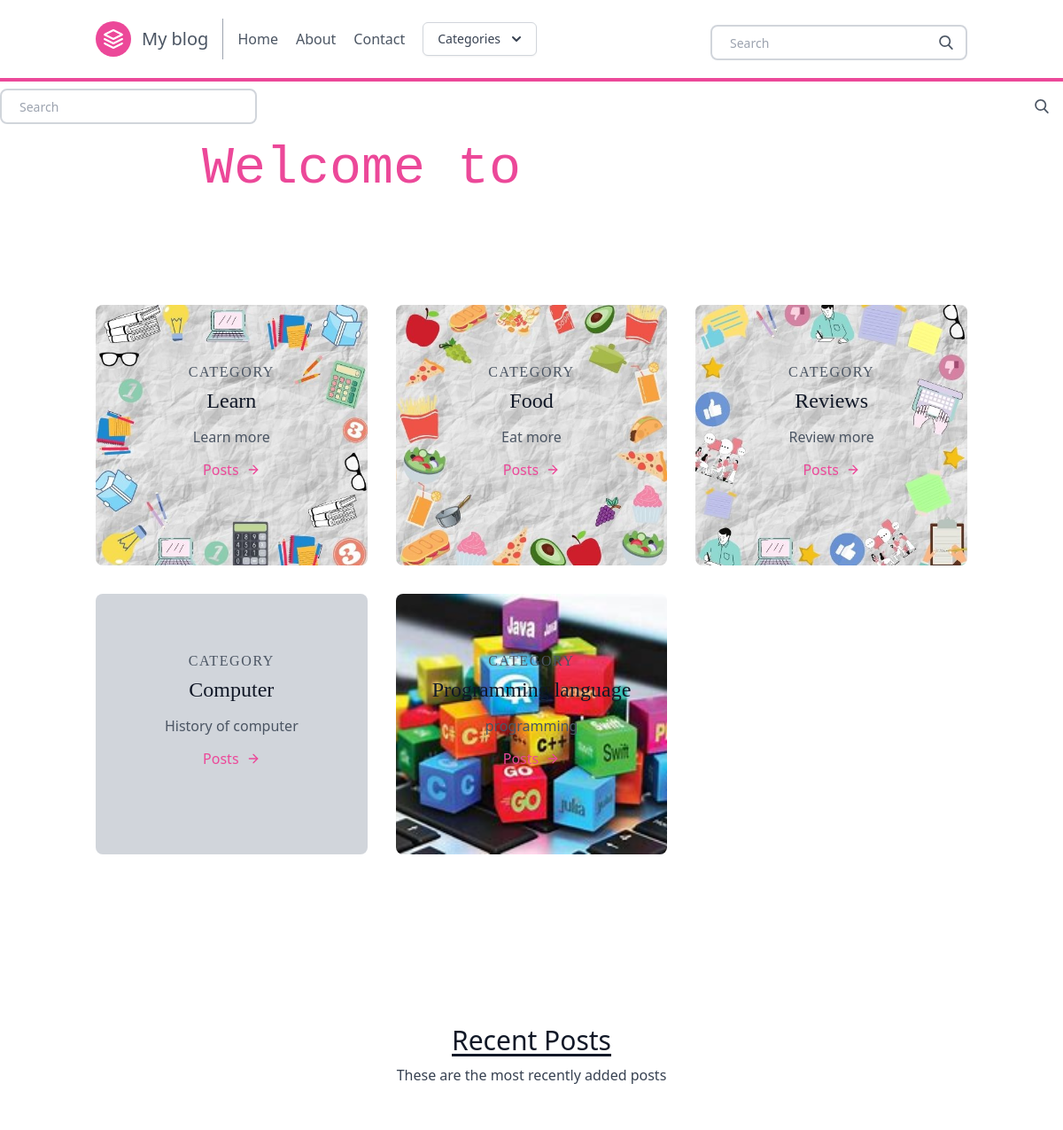
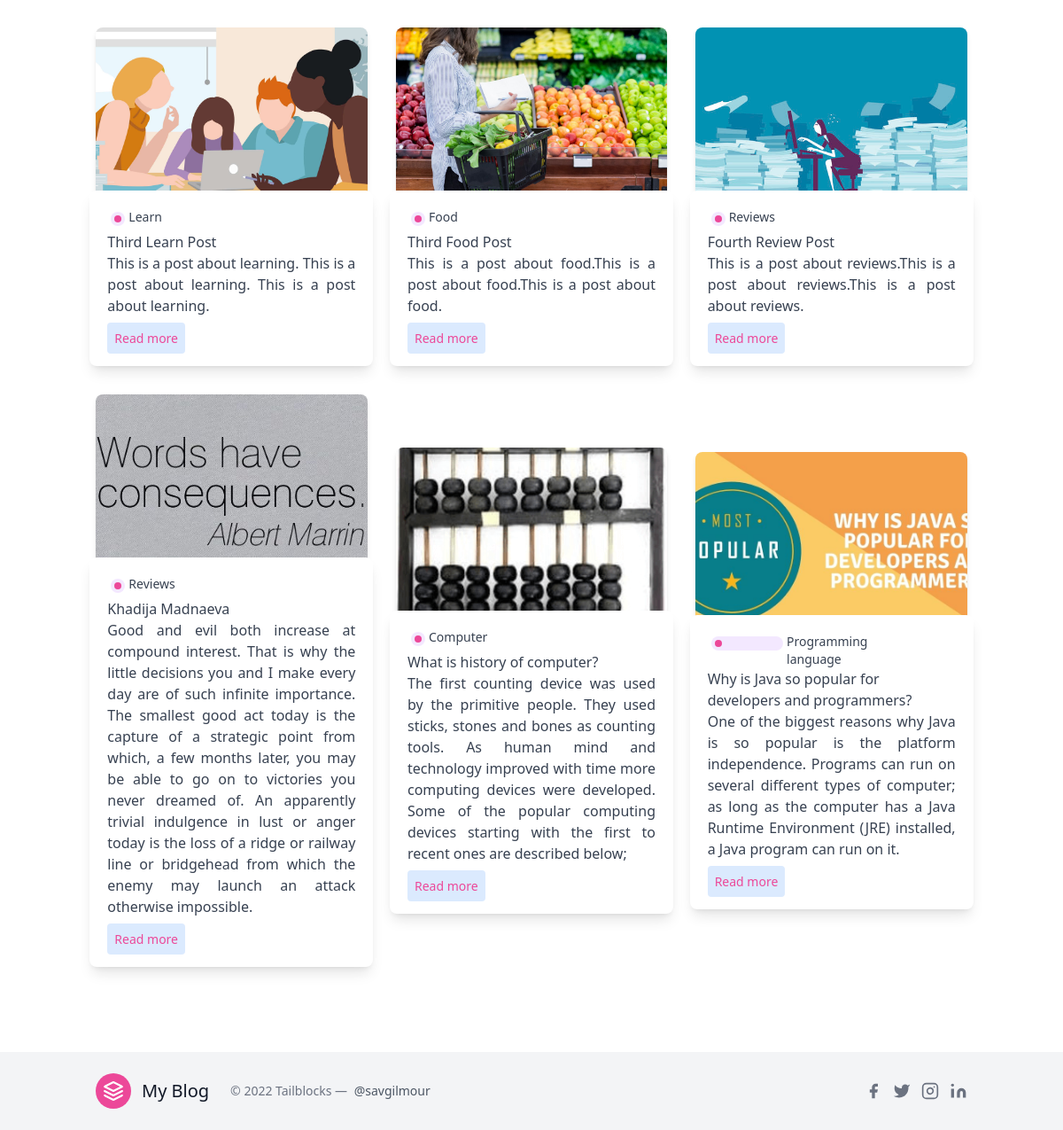
The page / on the database its author committed (2 pictures, top to bottom).
### posts/models.py (models this page shows, shortened)
class Category(models.Model):
    title = models.CharField(max_length=20)
    subtitle = models.CharField(max_length=20)
    slug = models.SlugField()
    thumbnail = models.ImageField()

class Post(models.Model):
    title = models.CharField(max_length=100)
    slug = models.SlugField()
    overview = models.TextField()
    timestamp = models.DateTimeField(auto_now_add=True)
    content = models.TextField()
    author = models.ForeignKey(Author, on_delete=models.CASCADE)
    thumbnail = models.ImageField()
    categories = models.ManyToManyField(Category)
    featured = models.BooleanField()

### posts/views.py (the view)
# urls.py: path('', homepage, name='homepage'),
def homepage (request):
    categories = Category.objects.all()
    featured = Post.objects.filter(featured=True)
    latest = Post.objects.order_by('-timestamp')
    context= {
        'object_list': featured,
        'latest': latest,
        'categories':categories,
    }
    return render(request, 'homepage.html',context)

### posts/templatetags/markdown_extras.py (called while the page is built)
@register.simple_tag
def get_categories():
    return Category.objects.all()

### templates/homepage.html (shortened to what this page needs)
{% extends 'base.html' %}
{% block content %}
    <div class="w-full bg-cover bg-center" >
      <div class="py-5 flex items-center justify-center h-full w-full">
        <h1 class="mb-2 font-mono text-4xl text-pink-500 md:text-6xl">
          Welcome to <br class="block md:hidden" />
          <span class="relative">
            <span class="h-20 pt-2 overflow-x-hidden whitespace-nowrap text-brand-accent">
              MY BLOG <span class="text-3xl md:text-5xl">👋</span>
            </span>
            <span
              class="cursor absolute -bottom-0 left-0 -top-1 inline-block bg-white w-full animate-type will-change"
            ></span>
          </span>
        </h1>
      </div>
    </div>
    <section class="text-gray-600 body-font ">
        <div class="container px-5 py-24 mx-auto">
          <div class="flex flex-wrap -m-4">
            {% for category in categories %}
            <div class="p-4 lg:w-1/3">
              <div class="transition ease-in-out delay-150 bg-blue-500 hover:-translate-y-1 hover:scale-110 hover:bg-indigo-500 duration-300 w-full bg-cover bg-center bg-gray-300 rounded-lg " style="background-image: url('{{ category.thumbnail.url }}')">
                <div class="h-full bg-white-900 bg-opacity-40 hover:bg-opacity-70 transition duration-300 ease-in-out px-8 pt-16 pb-24 rounded-lg overflow-hidden text-center relative">
                <h2 class="tracking-widest text-1xl title-font font-serif text-black-800 mb-1">
                  CATEGORY</h2>
                <h1 class="title-font sm:text-2xl text-xl font-serif text-gray-900 mb-3">
                  {{ category.title }}</h1>
                <p class="leading-relaxed mb-3">
                  {{ category.subtitle }}</p>
                <a href="{% url 'postlist' category.slug %}" class="rounded-lg hover:bg-pink-200 text-pink-500 inline-flex items-center">
                  Posts
                  <svg class="w-4 h-4 ml-2" viewBox="0 0 24 24" stroke="currentColor" stroke-width="2" fill="none" stroke-linecap="round" stroke-linejoin="round">
                    <path d="M5 12h14"></path>
                    <path d="M12 5l7 7-7 7"></path>
                  </svg>
                </a>
              </div>
              </div>
            </div>
            {% endfor %}
          </div>
        </div>
    </section>
<section class="blog text-gray-700 body-font">
      <div class="container px-5 py-24 mx-auto">
        <div class="flex flex-wrap w-full mb-20 flex-col items-center text-center">
          <h1 class="sm:text-3xl text-2xl font-medium title-font mb-2 text-gray-900 underline underline-offset-4">
            Recent Posts</h1>
          <p class="lg:w-1/2 w-full leading-relaxed text-base">
            These are the most recently added posts</p>
        </div>
        <div class="flex flex-wrap sm:-m-4 -mx-4 -mb-10 -mt-4">
          {% for obj in object_list %}
          <div class="p-4 md:w-1/3 md:mb-0 mb-6 flex flex-col justify-center items-center max-w-sm mx-auto">
            <div class="bg-gray-300 h-56 w-full rounded-lg shadow-md bg-cover bg-center"
            style="background-image: url('{{ obj.thumbnail.url }}')">
          </div>
            <div class=" w-70 bg-white -mt-10 shadow-lg rounded-lg overflow-hidden p-5">
              <div class="header-content inline-flex ">
                <div class="category-badge flex-1  h-4 w-4 m rounded-full m-1 bg-purple-100">
                  <div class="h-2 w-2 rounded-full m-1 bg-pink-500 " ></div>
                </div>
                {% for category in obj.categories.all %}
                <div class="category-title flex-1 text-sm">
                  {{ category.title }}
                </div>
                {% endfor %}
              </div>
                <div class="title-post font-medium">
                {{ obj.title }}
                </div>
                <div class="summary-post text-base text-justify">
                  {{ obj.overview }}
                </div>
                <div class="mt-3">
                <a href="{% url 'post' obj.slug %}" class="bg-blue-100 text-pink-500 rounded p-2 text-sm ">
                  Read more
                </a>
              </div>
            </div>
          </div>
          {% endfor %}
        </div>
      </div>
</section>
{% endblock content %}

### templates/homepage.html (style rules this page uses)
.cursor::after { display: block; content: ''; position: absolute; width: 4px; height: 100%; background-color: #fff; animation: cursor .6s linear infinite alternate; will-change: opacity; }
.w-70 { width: 20rem; }

### rows shown on the page
Category: thumbnail (picture), title "Learn", subtitle "Learn more"
Category: thumbnail (picture), title "Food", subtitle "Eat more"
Category: thumbnail (picture), title "Reviews", subtitle "Review more"
Category: title "Computer", subtitle "History of computer"
Category: thumbnail (picture), title "Programming language", subtitle "programming"
Post: thumbnail (picture), title "Third Learn Post", overview "This is a post about learning. This is a post about learning. This is a post about learning."
Post: thumbnail (picture), title "Third Food Post", overview "This is a post about food.This is a post about food.This is a post about food."
Post: thumbnail (picture), title "Fourth Review Post", overview "This is a post about reviews.This is a post about reviews.This is a post about reviews."
Post: thumbnail (picture), title "Khadija Madnaeva", overview "Good and evil both increase at compound interest. That is why the little decisions you and I make every day are of such infinite importance. The smallest good act today is the capture of a strategic point from which, a few months later, you may be able to go on to victories you never dreamed of. An apparently trivial indulgence in lust or anger today is the loss of a ridge or railway line or bridgehead from which the enemy may launch an attack otherwise impossible."
Post: thumbnail (picture), title "What is history of computer?", overview "The first counting device was used by the primitive people. They used sticks, stones and bones as counting tools. As human mind and technology improved with time more computing devices were developed. Some of the popular computing devices starting with the first to recent ones are described below;"
Post: thumbnail (picture), title "Why is Java so popular for developers and programmers?", overview "One of the biggest reasons why Java is so popular is the platform independence. Programs can run on several different types of computer; as long as the computer has a Java Runtime Environment (JRE) installed, a Java program can run on it."
